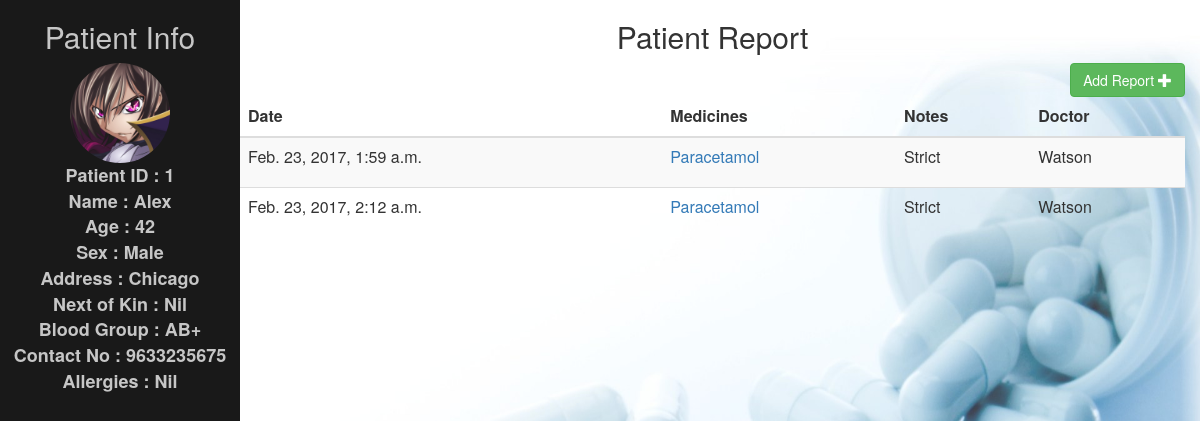
Page /doctor/doc_id=1/patient_id=1/ (signed in) on the earlier database version.
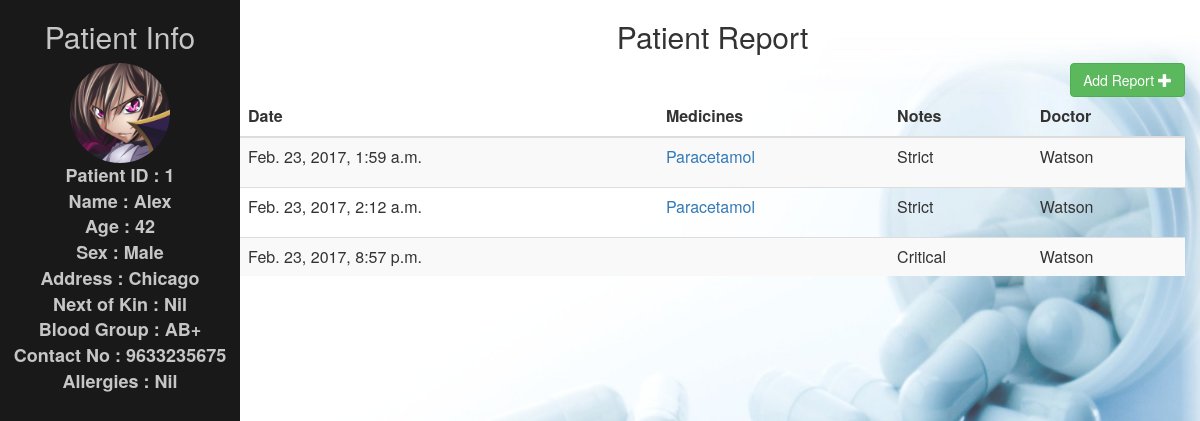
Same page on the later database version.
### doctor/models.py (models this page shows, shortened)
class Patient(models.Model) :
    p_id = models.BigIntegerField(primary_key=True)
    p_image = models.ImageField(upload_to = 'images/patients')
    p_name = models.CharField(max_length = 50)
    p_age = models.IntegerField(null=False)
    p_sx = models.CharField(max_length = 10)
    p_addr = models.CharField(max_length = 100)
    p_NoK = models.CharField(max_length = 50 , default = "Nil")
    p_blood = models.CharField(max_length = 3)
    p_contact = models.CharField(max_length = 50)
    p_allerg = models.CharField(max_length = 100 , default = "Nil")

class Report(models.Model) :
    patient_no = models.ForeignKey(Patient)
    date = models.DateTimeField(auto_now_add = True)
    med = models.CharField(max_length = 1000)
    notes = models.CharField(max_length = 1000)
    doc = models.CharField(max_length = 50)
    class Meta :
        unique_together = (('patient_no' , 'date'),)
    @property
    def medsplit(self) :
        return self.med.split(',')

### doctor/views.py (the view)
# urls.py: url(r'^doc_id=(?P<doc_id>[0-9]+)/patient_id=(?P<patient_id>[0-9]+)/$' , views.info , name = 'patient_info') ,
@login_required(login_url = '/doctor/')
def info(request , patient_id , **kwargs) :
    reports = Report.objects.all()
    mreports = MedReport.objects.all()
    p_info = Patient.objects.all()
    template = loader.get_template('info.html')
    context = {'reports' : reports , 'patient_id' : patient_id , 'mreports' : mreports , 'p_info' : p_info}
    try:
        pid = Report.objects.filter(patient_no=patient_id)
    except Report.DoesNotExist:
        raise Http404("Patient record does not exist in the database")
    return HttpResponse(template.render(context , request))

### doctor/template/info.html (shortened to what this page needs)
<head>
    <link rel="stylesheet" href="https://maxcdn.bootstrapcdn.com/bootstrap/3.3.7/css/bootstrap.min.css">
    <link rel="stylesheet" href="/static/sidebar.css">
    <link rel="stylesheet" href="/static/animate.css">
</head>
<body style="background:url(/../media/images/background/medicines.jpg)no-repeat;background-size:100% 100%;">
    <div id="wrapper">
      <div id="sidebar-wrapper" class="animated slideInLeft">
            <h2>Patient Info</h2>
            {% for p in p_info %}
            {% if p.p_id|slugify == patient_id %}
              <ul class="sidebar-nav">
                <li><img src="/../media/{{p.p_image}}" alt="{{p.p_image}}" class="img-circle img-responsive" height="100" width="100" align="middle" id="displayed"/></li>
                <li>Patient ID : {{patient_id}} <li>
                <li>Name : {{p.p_name}} </li>
                <li>Age : {{p.p_age}} </li>
                <li>Sex : {{p.p_sx}} </li>
                <li>Address : {{p.p_addr}} </li>
                <li>Next of Kin : {{p.p_NoK}} </li>
                <li>Blood Group : {{p.p_blood}} </li>
                <li>Contact No : {{p.p_contact}} </li>
                <li>Allergies : {{p.p_allerg}} </li>
              </ul>
            {%endif%}
            {%endfor%}
      </div>
    <div class="page-content-wrapper">
        <div class="container-fluid" id="report-table">
            <h2>Patient Report</h2>
            <div style="text-align:right;">
              <a href="./add_report/" class="btn btn-success animated slideInRight" id="add-button">Add Report <span class="glyphicon glyphicon-plus"></span></a>
            </div>
            <table class="table table-striped">
                <thead>
                    <tr>
                        <th>Date</th>
                        <th>Medicines</th>
                        <th>Notes</th>
                        <th>Doctor</th>
                    </tr>
                </thead>
                <tbody>
                    {% for r in reports %}
                        {% if patient_id == r.patient_no.p_id|slugify %}
                            <tr>
                                <td>{{r.date}}</td>
                                <td>
                                {% for m in r.medsplit %}
                                    {% for i in mreports %}
                                        {% if m|slugify == i.medname|slugify %}
                                        <p><a style="color:#" href="../med/med_id={{i.med_no}}/">{{m}}</a></p>
                                        {%endif%}
                                    {%endfor%}
                                {%endfor%}
                              </td>
                                <td>{{r.notes}}</td>
                                <td>{{r.doc}}</td>
                            </tr>
                        {% endif %}
                    {% endfor %}
                </tbody>
            </table>
        </div>
      </div>
    </div>
</body>

Differences in the rows shown:
added Report: date "Feb. 23, 2017, 8:57 p.m.", notes "Critical", doc "Watson"
